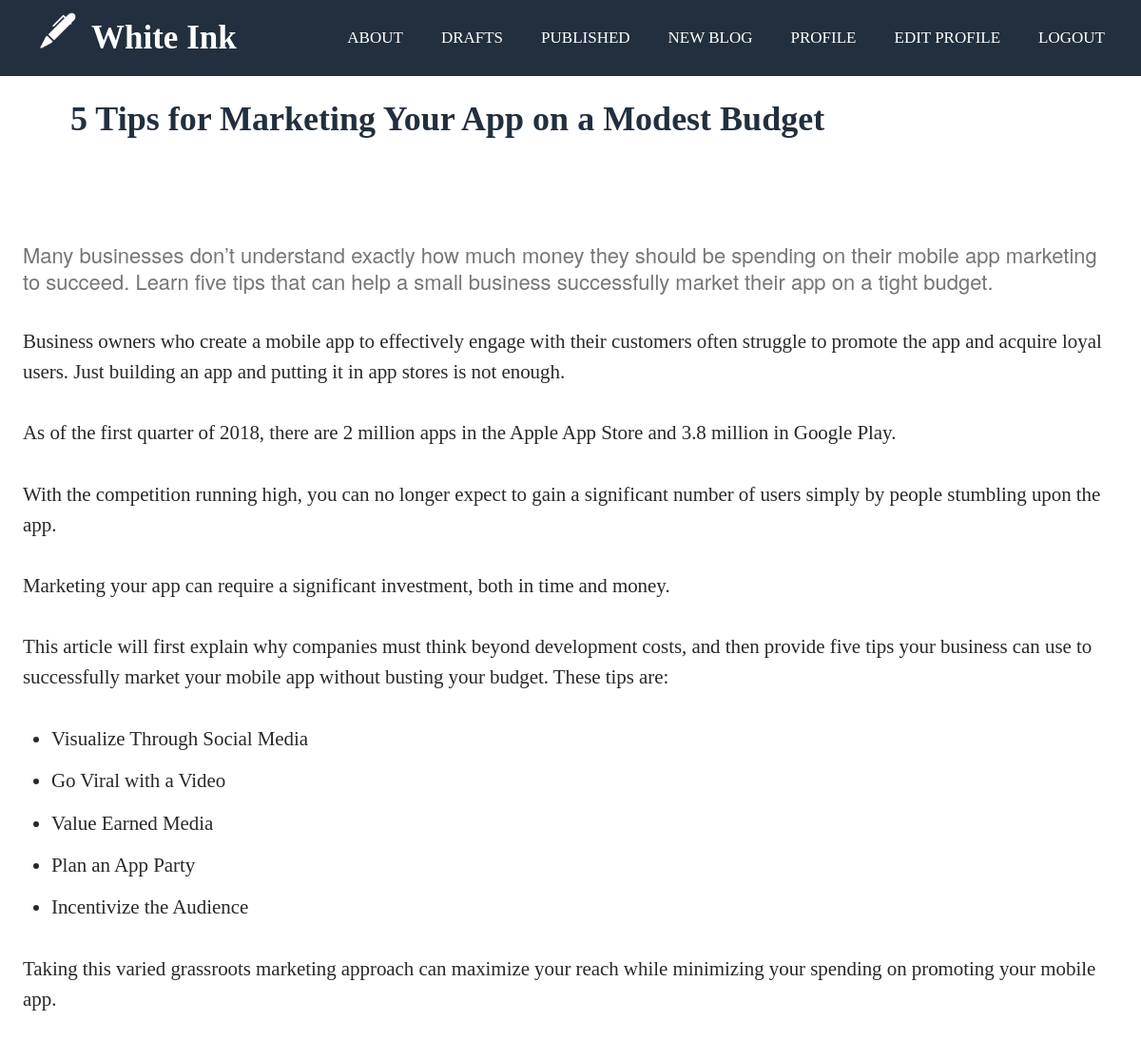
Screenshot of /blog/draft_blog/6/5-tips-for-marketing-your-app-on-a-modest-budget (signed in) with the database file from the repository.
### blog/models.py (models this page shows, shortened)
class Blog(models.Model):
    author = models.ForeignKey(User, on_delete=models.CASCADE)
    title = models.CharField(max_length=100, blank=False, null=False)
    content = HTMLField()
    slug = models.SlugField(max_length=200)
    status = models.IntegerField(choices=STATUS, default=0)
    created_on = models.DateTimeField(auto_now_add=True)
    updated_on = models.DateTimeField(auto_now= True)
    published_on  = models.DateTimeField(blank=True, null=True)

### blog/views.py (the view)
# urls.py: path('draft_blog/<int:blog>/<slug:slug>', view_draft_blog, name='view_draft_blog'),
@login_required
def view_draft_blog(request, blog, slug):
    blog = Blog.objects.get(id = blog, slug = slug)
    if blog.author == request.user:
        return render(request, 'view_draft_blog.html', {'blog': blog})
    else:
        raise Http404

### templates/view_draft_blog.html (shortened to what this page needs)
{% extends "base.html" %} {% block content %} {% load static %}
<head>
  <link
    rel="stylesheet"
    href="https://cdnjs.cloudflare.com/ajax/libs/font-awesome/4.7.0/css/font-awesome.min.css"
  />
</head>
<div class="wrap">
  <div class="floatright">
    <h1 id="title">{{ blog.title }}</h1>
    <p>{{ blog.content | safe}}</p>
    <br />
  </div>
</div>
{% endblock content %}

### templates/base.html (style rules this page uses)
html { scroll-behavior: smooth; }
body { background-color: black; font-family: montserrat; }
* { padding: 0; margin: 0; text-decoration: none; list-style: none; box-sizing: border-box; }

### templates/view_draft_blog.html (style rules this page uses)
body { background-color: rgb(34, 47, 62); }
.wrap { width: 100%; }
.floatright { padding: 2%; float: right; background-color: white; width: 100%; color: rgb(34, 47, 62); }
#title { font-size: 3vw; font-family: "Times New Roman", Times, serif; margin-left: 50px; align-self: center; }

### rows the page displays
Blog: title "5 Tips for Marketing Your App on a Modest Budget", content "Many businesses don’t understand exactly how much money they should be spending on their mobile app marketing to succeed. Learn five tips that can help a small business successfully market their app on a tight budget. Business owners who create a mobile app to effectively engage with their customers often struggle to promote the app and acquire loyal users. Just building an app and putting it in app stores is not enough. As of the first quarter of 2018, there are 2 million apps in the Apple App Store and 3.8 million in Google Play. With the competition running high, you can no longer expect to gain a significant number of users simply by people stumbling upon the app. Marketing your app can…"
